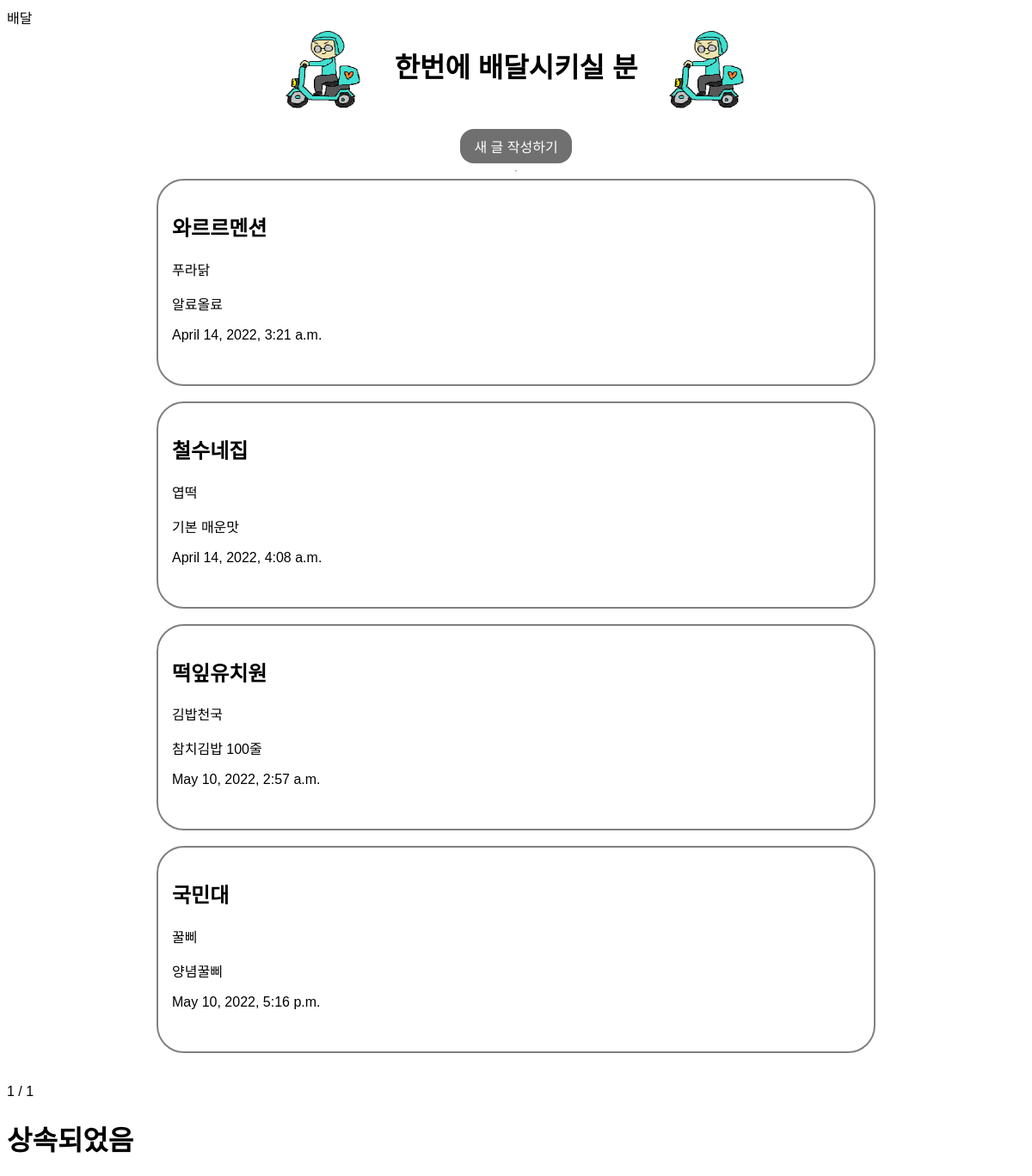
Page /?page=2 on the earlier database version.
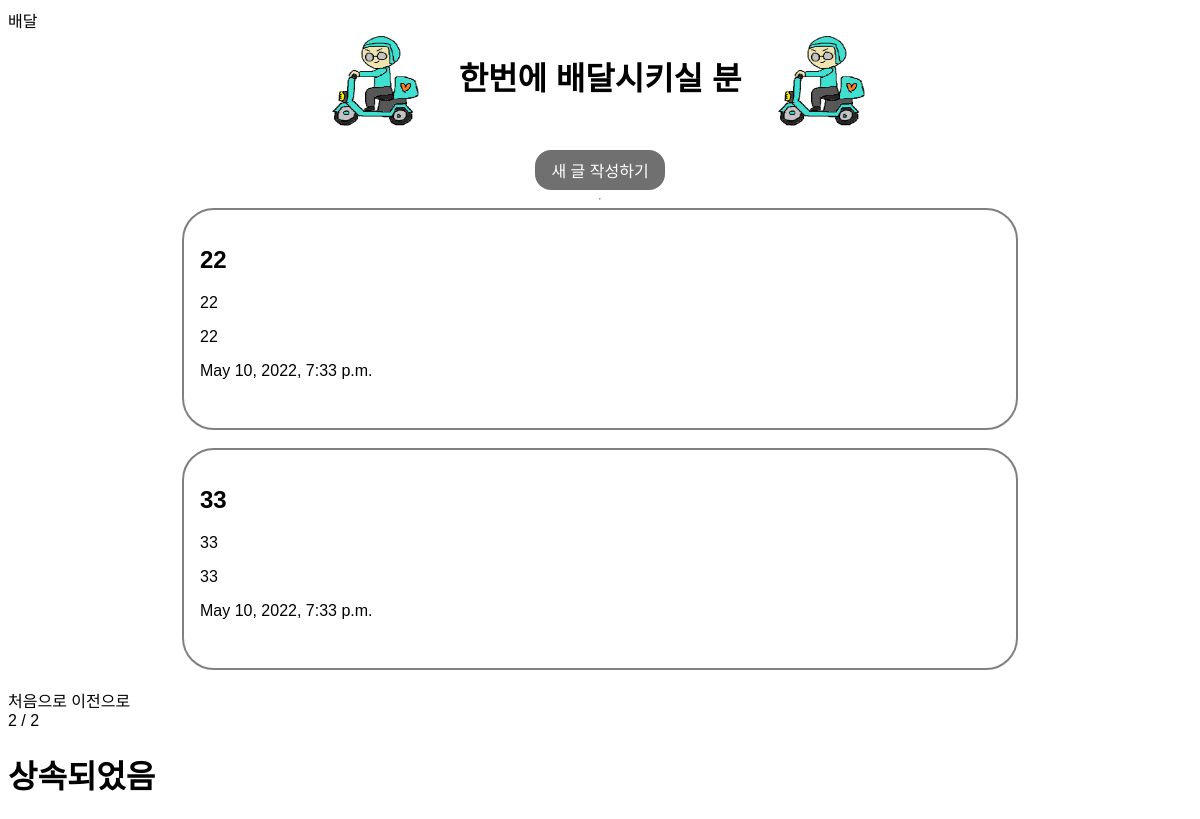
Same page on the later database version.
### blog/models.py (models this page shows, shortened)
class Blog(models.Model):
    title = models.CharField(max_length=30)
    sub_title = models.CharField(max_length=30, default="")
    contents = models.TextField()
    created_at = models.DateTimeField(auto_now_add = True)
    image = models.ImageField(upload_to = "blog/", blank=True, null=True)

### blog/views.py (the view)
# urls.py: 2. Add a URL to urlpatterns:  path('', views.home, name='home')
def home(request): # 페이지 & 쿼리셋 가져오기 함수
    blogs = Blog.objects.all()
    paginator = Paginator(blogs, 5) # blogs 데이터베이스를 8개로 페이지 구분
    pagnum = request.GET.get('page') # 페이지별로 구분하고 그 변수page를 가져와서 pagnum변수에 저장
    blogs = paginator.get_page(pagnum) # pagnum변수를 가져와서 blogs에 저장
    return render(request, 'home.html', {'blogs':blogs})

### blog/templates/home.html (shortened to what this page needs)
{% extends 'base.html' %} {% load static %} {% block contents %}
<!DOCTYPE html>
<html lang="en">
<head>
    <link rel="stylesheet" type="text/css" href="style.css">
    <link rel="stylesheet" type="text/css" href="{% static 'style.css'%}"
    <title>배달</title>
</head>
<body>
    <div class="bodyContainer">
        <div class="headpic">
            <img src ="{% static 'pic1.png'%}" width="100" height="100" class="logo"/>
            <h1>한번에 배달시키실 분</h1>
            <img src ="{% static 'pic1.png'%}" width="100" height="100" class="logo"/>
        </div>
        <br/>
        <a href='{% url 'new'%}' class="btn">새 글 작성하기</a><hr>
        {% for blog in blogs %}
            <a href="{%url 'detail' blog.id%}">
                <div class="blogContainer">
                    <h2>{{blog.title}}</h2>
                    <p>{{blog.sub_title}}</p>
                    <p>{{blog.contents}}</p>
                    <p>{{blog.created_at}}</p>
                </div>
            </a>
        <br/>
        {% endfor %}
    </div>
    {% if blogs.has_previous %}
    <a href="?page=1">처음으로</a>
    <a href="?page={{blogs.previous_page_number}}">이전으로</a>
    {% endif %}
    <span> {{ blogs.number }} </span>
    <span> / </span>
    <span> {{ blogs.paginator.num_pages }} </span>
</body>
</html>
{% endblock %}

### blog/templates/base.html (shortened to what this page needs)
<!DOCTYPE html>
<html lang="en">
<head>
    <link rel="stylesheet" type="text/css" href="style.css">
</head>
<body>
    {% block contents %}{% endblock %}
    <h1>상속되었음</h1>
</body>
</html>

### blog/static/style.css (style rules this page uses)
.headpic { display: flex; }
body { font-family: 'Jua', sans-serif; }
a { text-decoration: none; color: black; }
.bodyContainer { display: flex; flex-direction: column; justify-content: center; align-items: center; }
.logo { margin: 0 2rem; }
.blogContainer { width: 50rem; padding: 1rem 1rem 2rem 1rem; border: 2px solid grey; border-radius: 2rem; transition-duration: transform 0.4s ease; }
.btn { color: white; background-color: #707070; padding: 0.5rem 1rem; border-radius: 1rem; }

Differences in the rows shown:
no longer on this page (row unchanged): Blog: title "와르르멘션", sub_title "푸라닭", contents "알료올료", created_at "April 14, 2022, 3:21 a.m."
no longer on this page (row unchanged): Blog: title "철수네집", sub_title "엽떡", contents "기본 매운맛", created_at "April 14, 2022, 4:08 a.m."
no longer on this page (row unchanged): Blog: title "떡잎유치원", sub_title "김밥천국", contents "참치김밥 100줄", created_at "May 10, 2022, 2:57 a.m."
no longer on this page (row unchanged): Blog: title "국민대", sub_title "꿀삐", contents "양념꿀삐", created_at "May 10, 2022, 5:16 p.m."
added Blog: title "22", sub_title "22", contents "22", created_at "May 10, 2022, 7:33 p.m."
added Blog: title "33", sub_title "33", contents "33", created_at "May 10, 2022, 7:33 p.m."
Other differences:
{{ blogs.number }}: "1" → "2"
{{ blogs.paginator.num_pages }}: "1" → "2"
text now shown: "처음으로 이전으로"
